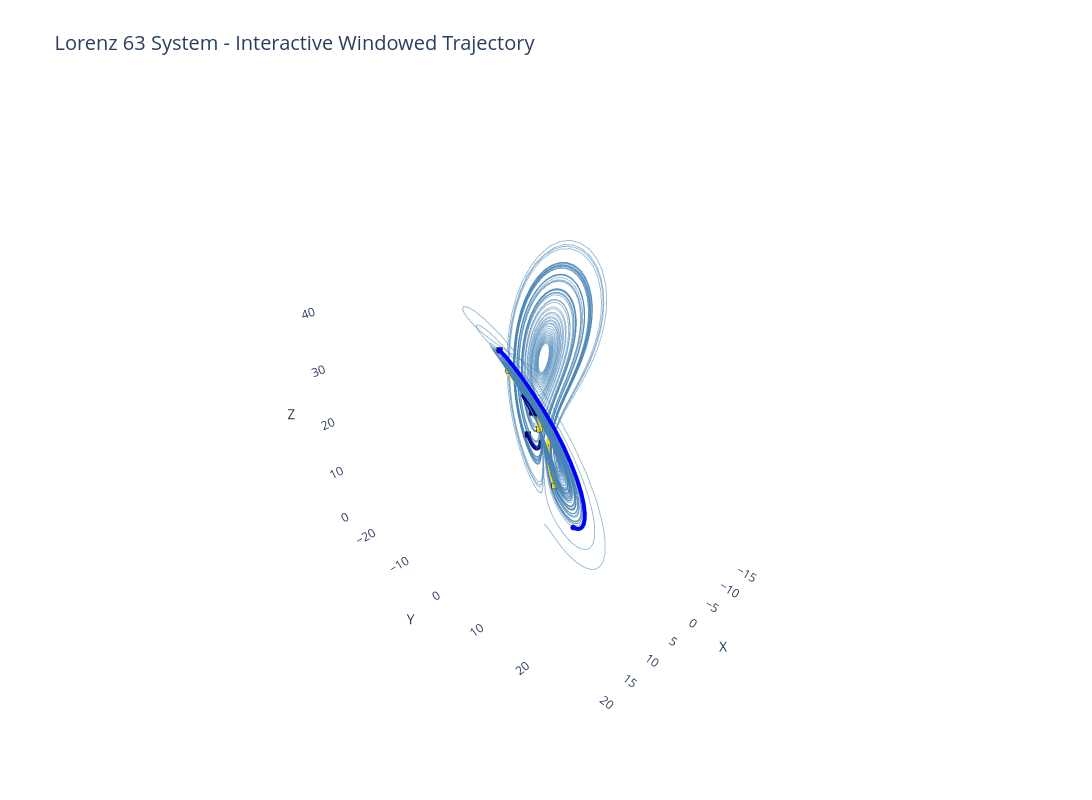

Notebook code for this chart:
### Code cell
import numpy as np
import plotly.graph_objects as go
from scipy.integrate import solve_ivp

def lorenz_system(t, state, sigma=10, rho=28, beta=8/3):
    """Lorenz 63 system equations"""
    x, y, z = state
    dx = sigma * (y - x)
    dy = x * (rho - z) - y
    dz = x * y - beta * z
    return [dx, dy, dz]

def generate_lorenz_trajectory(dt=0.01, t_max=100, initial_state=[1, 1, 1]):
    """Generate Lorenz 63 trajectory using numerical integration"""
    t_span = (0, t_max)
    t_eval = np.arange(0, t_max, dt)
    
    sol = solve_ivp(lorenz_system, t_span, initial_state, 
                    t_eval=t_eval, method='RK45', dense_output=True)
    
    return sol.t, sol.y[0], sol.y[1], sol.y[2]

def plot_lorenz_with_windows_interactive(t, x, y, z, windows):
    """
    Create interactive 3D plot of Lorenz 63 trajectory with highlighted windows
    
    Parameters:
    -----------
    t : array
        Time points
    x, y, z : arrays
        Trajectory coordinates
    windows : list of dicts
        Each dict should have: {'start': int, 'length': int, 'color': str, 'label': str}
        Example: [{'start': 2000, 'length': 200, 'color': 'red', 'label': 'Window 1'}]
    """
    
    fig = go.Figure()
    
    # Add full trajectory (thin, semi-transparent)
    fig.add_trace(go.Scatter3d(
        x=x, y=y, z=z,
        mode='lines',
        line=dict(color='steelblue', width=2),
        opacity=0.5,
        name='Full trajectory',
        hoverinfo='skip'
    ))
    
    # Add highlighted windows
    for i, window in enumerate(windows):
        start = window['start']
        length = window['length']
        end = start + length
        color = window.get('color', f'rgb({(i*80)%255}, {(i*120)%255}, {(i*160)%255})')
        label = window.get('label', f'Window {i+1}')
        
        # Add thicker line for the window
        fig.add_trace(go.Scatter3d(
            x=x[start:end], 
            y=y[start:end], 
            z=z[start:end],
            mode='lines',
            line=dict(color=color, width=8),
            name=label,
            hovertemplate=f'<b>{label}</b><br>X: %{{x:.2f}}<br>Y: %{{y:.2f}}<br>Z: %{{z:.2f}}<extra></extra>'
        ))
        
        # Add start point marker
        fig.add_trace(go.Scatter3d(
            x=[x[start]], 
            y=[y[start]], 
            z=[z[start]],
            mode='markers',
            marker=dict(size=3, color=color, symbol='circle',
                       line=dict(color='black', width=2)),
            name=f'{label} - Start',
            hovertemplate=f'<b>{label} Start</b><br>Index: {start}<br>Time: {t[start]:.2f}<extra></extra>'
        ))
        
        # Add end point marker
        fig.add_trace(go.Scatter3d(
            x=[x[end-1]], 
            y=[y[end-1]], 
            z=[z[end-1]],
            mode='markers',
            marker=dict(size=3, color=color, symbol='square',
                       line=dict(color='black', width=2)),
            name=f'{label} - End',
            hovertemplate=f'<b>{label} End</b><br>Index: {end-1}<br>Time: {t[end-1]:.2f}<extra></extra>'
        ))
    
    # Update layout for better interactivity
    fig.update_layout(
        title=dict(
            text='Lorenz 63 System - Interactive Windowed Trajectory',
            font=dict(size=20)
        ),
        scene=dict(
            xaxis_title='X',
            yaxis_title='Y',
            zaxis_title='Z',
            xaxis=dict(gridcolor='white', showbackground=True, backgroundcolor='rgb(256, 256, 256)'),
            yaxis=dict(gridcolor='white', showbackground=True, backgroundcolor='rgb(256, 256, 256)'),
            zaxis=dict(gridcolor='white', showbackground=True, backgroundcolor='rgb(256, 256, 256)'),
            camera=dict(
                eye=dict(x=1.5, y=1.5, z=1.3)
            )
        ),
        width=1200,
        height=800,
        showlegend=False,
        legend=dict(
            x=0.02,
            y=0.98,
            bgcolor='rgba(255, 255, 255, 0.8)',
            bordercolor='black',
            borderwidth=0.1
        ),
        hovermode='closest'
    )
    
    return fig


# Example usage
if __name__ == "__main__":
    # Generate Lorenz 63 trajectory
    print("Generating Lorenz 63 trajectory...")
    t, x, y, z = generate_lorenz_trajectory(dt=0.01, t_max=100)
    print(f"Generated {len(t)} points")
    
    # Define windows to highlight
    windows = [
        {'start': 2000, 'length': 20, 'color': 'blue', 'label': 'Window 1'},
        {'start': 4000, 'length': 20, 'color': 'darkblue', 'label': 'Window 2'},
        {'start': 6000, 'length': 20, 'color': 'navy', 'label': 'Window 3'},
        {'start': 8000, 'length': 20, 'color': 'gold', 'label': 'Window 4'},
        {'start': 9000, 'length': 20, 'color': 'gold', 'label': 'Window 5'}


    ]
    
    # Create interactive plot
    print("Creating interactive visualization...")
    fig = plot_lorenz_with_windows_interactive(t, x, y, z, windows)
    
    # Show the plot
    fig.show()
    
    # Optional: Save as HTML
    # fig.write_html('lorenz_interactive.html')
    # print("Interactive plot saved as 'lorenz_interactive.html'")


# ========== USAGE WITH YOUR DATA ==========
# If you already have your trajectory data:
#
# # Load your data (adjust based on your format)
# # data = np.load('your_data.npy')  # or pd.read_csv, etc.
# # t = data[:, 0]
# # x = data[:, 1]
# # y = data[:, 2]
# # z = data[:, 3]
#
# # Define your windows (indices based on your timestep)
# my_windows = [
#     {'start': 1000, 'length': 500, 'color': 'crimson', 'label': 'Event A'},
#     {'start': 3500, 'length': 300, 'color': 'purple', 'label': 'Event B'},
# ]
#
# # Plot
# fig = plot_lorenz_with_windows_interactive(t, x, y, z, my_windows)
# fig.show()
# 
# # Or save as standalone HTML file
# fig.write_html('my_lorenz_plot.html')

### Figure 1 — Plotly figure (JSON) as saved in the notebook; plotly's stock layout.template omitted (floating-point values rounded to 4 significant figures; data arrays with more than 128 entries replaced by an {"elided": "..."} marker saying what was removed)
{"data": [{"hoverinfo": "skip", "line": {"color": "steelblue", "width": 2}, "mode": "lines", "name": "Full trajectory", "opacity": 0.5, "type": "scatter3d", "x": {"elided": "10000 float values"}, "y": {"elided": "10000 float values"}, "z": {"elided": "10000 float values"}}, {"hovertemplate": "<b>Window 1</b><br>X: %{x:.2f}<br>Y: %{y:.2f}<br>Z: %{z:.2f}<extra></extra>", "line": {"color": "blue", "width": 8}, "mode": "lines", "name": "Window 1", "type": "scatter3d", "x": [7.662, 8.329, 9.038, 9.785, 10.56, 11.36, 12.17, 12.98, 13.77, 14.51, 15.17, 15.74, 16.18, 16.47, 16.58, 16.52, 16.26, 15.82, 15.21, 14.45], "y": [14.1, 15.19, 16.31, 17.41, 18.47, 19.45, 20.31, 20.99, 21.43, 21.58, 21.38, 20.8, 19.85, 18.51, 16.8, 14.84, 12.73, 10.56, 8.409, 6.317], "z": [12.1, 12.95, 13.96, 15.16, 16.56, 18.17, 20.0, 22.04, 24.26, 26.62, 29.06, 31.51, 33.89, 36.09, 38.02, 39.6, 40.81, 41.6, 41.98, 41.97]}, {"hovertemplate": "<b>Window 1 Start</b><br>Index: 2000<br>Time: 20.00<extra></extra>", "marker": {"color": "blue", "line": {"color": "black", "width": 2}, "size": 3, "symbol": "circle"}, "mode": "markers", "name": "Window 1 - Start", "type": "scatter3d", "x": [7.662], "y": [14.1], "z": [12.1]}, {"hovertemplate": "<b>Window 1 End</b><br>Index: 2019<br>Time: 20.19<extra></extra>", "marker": {"color": "blue", "line": {"color": "black", "width": 2}, "size": 3, "symbol": "square"}, "mode": "markers", "name": "Window 1 - End", "type": "scatter3d", "x": [14.45], "y": [6.317], "z": [41.97]}, {"hovertemplate": "<b>Window 2</b><br>X: %{x:.2f}<br>Y: %{y:.2f}<br>Z: %{z:.2f}<extra></extra>", "line": {"color": "darkblue", "width": 8}, "mode": "lines", "name": "Window 2", "type": "scatter3d", "x": [-1.496, -1.56, -1.634, -1.72, -1.816, -1.925, -2.046, -2.18, -2.328, -2.492, -2.672, -2.869, -3.085, -3.322, -3.581, -3.864, -4.173, -4.509, -4.873, -5.27], "y": [-2.083, -2.252, -2.433, -2.629, -2.84, -3.069, -3.319, -3.589, -3.884, -4.205, -4.554, -4.935, -5.349, -5.8, -6.29, -6.821, -7.396, -8.016, -8.68, -9.393], "z": [15.75, 15.37, 15.0, 14.65, 14.31, 13.99, 13.68, 13.39, 13.12, 12.88, 12.65, 12.44, 12.27, 12.12, 12.01, 11.93, 11.9, 11.92, 11.99, 12.13]}, {"hovertemplate": "<b>Window 2 Start</b><br>Index: 4000<br>Time: 40.00<extra></extra>", "marker": {"color": "darkblue", "line": {"color": "black", "width": 2}, "size": 3, "symbol": "circle"}, "mode": "markers", "name": "Window 2 - Start", "type": "scatter3d", "x": [-1.496], "y": [-2.083], "z": [15.75]}, {"hovertemplate": "<b>Window 2 End</b><br>Index: 4019<br>Time: 40.19<extra></extra>", "marker": {"color": "darkblue", "line": {"color": "black", "width": 2}, "size": 3, "symbol": "square"}, "mode": "markers", "name": "Window 2 - End", "type": "scatter3d", "x": [-5.27], "y": [-9.393], "z": [12.13]}, {"hovertemplate": "<b>Window 3</b><br>X: %{x:.2f}<br>Y: %{y:.2f}<br>Z: %{z:.2f}<extra></extra>", "line": {"color": "navy", "width": 8}, "mode": "lines", "name": "Window 3", "type": "scatter3d", "x": [11.91, 11.75, 11.54, 11.28, 10.98, 10.65, 10.29, 9.902, 9.501, 9.091, 8.677, 8.266, 7.864, 7.474, 7.102, 6.75, 6.419, 6.113, 5.832, 5.576], "y": [10.57, 9.906, 9.224, 8.535, 7.847, 7.176, 6.545, 5.96, 5.429, 4.955, 4.542, 4.189, 3.895, 3.657, 3.469, 3.329, 3.231, 3.173, 3.15, 3.16], "z": [32.84, 33.18, 33.4, 33.52, 33.54, 33.46, 33.29, 33.04, 32.72, 32.33, 31.88, 31.4, 30.88, 30.35, 29.81, 29.26, 28.7, 28.14, 27.59, 27.04]}, {"hovertemplate": "<b>Window 3 Start</b><br>Index: 6000<br>Time: 60.00<extra></extra>", "marker": {"color": "navy", "line": {"color": "black", "width": 2}, "size": 3, "symbol": "circle"}, "mode": "markers", "name": "Window 3 - Start", "type": "scatter3d", "x": [11.91], "y": [10.57], "z": [32.84]}, {"hovertemplate": "<b>Window 3 End</b><br>Index: 6019<br>Time: 60.19<extra></extra>", "marker": {"color": "navy", "line": {"color": "black", "width": 2}, "size": 3, "symbol": "square"}, "mode": "markers", "name": "Window 3 - End", "type": "scatter3d", "x": [5.576], "y": [3.16], "z": [27.04]}, {"hovertemplate": "<b>Window 4</b><br>X: %{x:.2f}<br>Y: %{y:.2f}<br>Z: %{z:.2f}<extra></extra>", "line": {"color": "gold", "width": 8}, "mode": "lines", "name": "Window 4", "type": "scatter3d", "x": [0.7279, 0.8632, 0.9903, 1.111, 1.228, 1.342, 1.457, 1.573, 1.691, 1.814, 1.942, 2.077, 2.22, 2.374, 2.539, 2.717, 2.909, 3.116, 3.34, 3.582], "y": [2.128, 2.17, 2.226, 2.297, 2.383, 2.486, 2.604, 2.74, 2.893, 3.065, 3.257, 3.47, 3.705, 3.964, 4.248, 4.558, 4.898, 5.269, 5.674, 6.113], "z": [20.36, 19.84, 19.34, 18.85, 18.38, 17.93, 17.49, 17.07, 16.67, 16.28, 15.91, 15.56, 15.23, 14.91, 14.62, 14.35, 14.1, 13.88, 13.69, 13.53]}, {"hovertemplate": "<b>Window 4 Start</b><br>Index: 8000<br>Time: 80.00<extra></extra>", "marker": {"color": "gold", "line": {"color": "black", "width": 2}, "size": 3, "symbol": "circle"}, "mode": "markers", "name": "Window 4 - Start", "type": "scatter3d", "x": [0.7279], "y": [2.128], "z": [20.36]}, {"hovertemplate": "<b>Window 4 End</b><br>Index: 8019<br>Time: 80.19<extra></extra>", "marker": {"color": "gold", "line": {"color": "black", "width": 2}, "size": 3, "symbol": "square"}, "mode": "markers", "name": "Window 4 - End", "type": "scatter3d", "x": [3.582], "y": [6.113], "z": [13.53]}, {"hovertemplate": "<b>Window 5</b><br>X: %{x:.2f}<br>Y: %{y:.2f}<br>Z: %{z:.2f}<extra></extra>", "line": {"color": "gold", "width": 8}, "mode": "lines", "name": "Window 5", "type": "scatter3d", "x": [7.42, 6.684, 5.987, 5.335, 4.732, 4.177, 3.672, 3.213, 2.8, 2.431, 2.102, 1.81, 1.552, 1.325, 1.126, 0.9522, 0.8013, 0.6701, 0.556, 0.4569], "y": [-0.1208, -0.4889, -0.7572, -0.9414, -1.058, -1.122, -1.146, -1.138, -1.107, -1.058, -0.9995, -0.9342, -0.866, -0.7975, -0.7308, -0.6674, -0.6083, -0.554, -0.5047, -0.4606], "z": [33.71, 32.8, 31.9, 31.01, 30.14, 29.3, 28.49, 27.7, 26.94, 26.2, 25.49, 24.8, 24.13, 23.48, 22.86, 22.25, 21.66, 21.08, 20.53, 19.98]}, {"hovertemplate": "<b>Window 5 Start</b><br>Index: 9000<br>Time: 90.00<extra></extra>", "marker": {"color": "gold", "line": {"color": "black", "width": 2}, "size": 3, "symbol": "circle"}, "mode": "markers", "name": "Window 5 - Start", "type": "scatter3d", "x": [7.42], "y": [-0.1208], "z": [33.71]}, {"hovertemplate": "<b>Window 5 End</b><br>Index: 9019<br>Time: 90.19<extra></extra>", "marker": {"color": "gold", "line": {"color": "black", "width": 2}, "size": 3, "symbol": "square"}, "mode": "markers", "name": "Window 5 - End", "type": "scatter3d", "x": [0.4569], "y": [-0.4606], "z": [19.98]}], "layout": {"height": 800, "hovermode": "closest", "legend": {"bgcolor": "rgba(255, 255, 255, 0.8)", "bordercolor": "black", "borderwidth": 0.1, "x": 0.02, "y": 0.98}, "scene": {"camera": {"eye": {"x": 1.5, "y": 1.5, "z": 1.3}}, "xaxis": {"backgroundcolor": "rgb(256, 256, 256)", "gridcolor": "white", "showbackground": true, "title": {"text": "X"}}, "yaxis": {"backgroundcolor": "rgb(256, 256, 256)", "gridcolor": "white", "showbackground": true, "title": {"text": "Y"}}, "zaxis": {"backgroundcolor": "rgb(256, 256, 256)", "gridcolor": "white", "showbackground": true, "title": {"text": "Z"}}}, "showlegend": false, "title": {"font": {"size": 20}, "text": "Lorenz 63 System - Interactive Windowed Trajectory"}, "width": 1200}}
